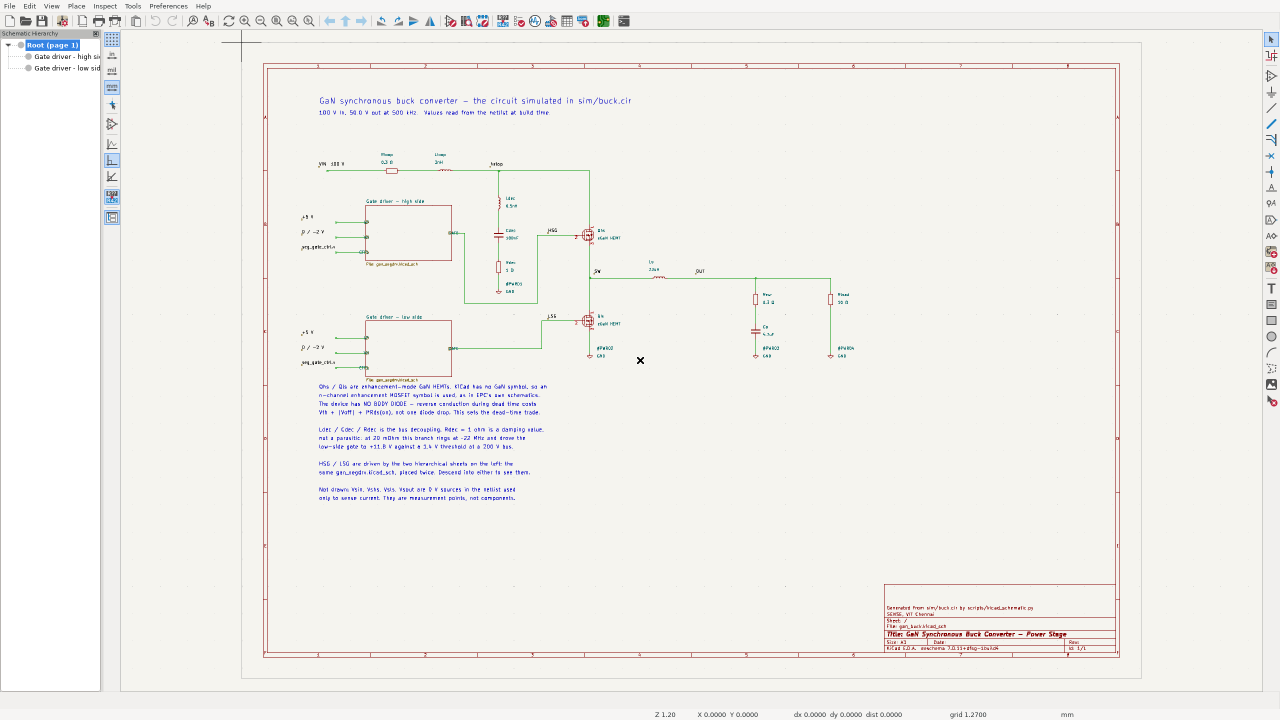
#> input picture results/kicad_buck.png, 2560 x 1440 px (shown at 1/2 size)
$ python novelty_circuit.py
#> lines starting #> are read from the running program, lines starting #| are printed output that depends on the picture
# -*- coding: utf-8 -*-
"""novelty_circuit.py -- what differs in the circuit, theirs and ours.

    python3 scripts/novelty_circuit.py       -> results/fig_novelty_circuit.png

THREE PANELS, TOP TO BOTTOM
  1  the converter    where the driver plugs in: HSG and LSG, the two gates
                      of the half-bridge
  2  their driver     what is behind those two gates in the base paper
  3  our driver       the same, plus the two things they do not have

WHY THE CONVERTER IS THE FIRST PANEL
  The first version showed the two driver sheets and nothing else. That
  answers "what is different about your driver" but not "what is this a
  driver FOR". The project is a buck converter with an improved gate driver;
  a figure about the difference that never shows the converter leaves a reviewer
  to take on trust that the sheets below are wired into anything.

WHAT IT IS MADE FROM
  The three eeschema screen captures scripts/record_kicad.py takes, of sheets
  generated from sim/buck.cir, models/zhangdrv.lib and models/segdrv.lib.
  Nothing is redrawn: the rings and labels are painted over real screenshots.

TWO THINGS IT DELIBERATELY DOES NOT DO
  It does not ring empty space. An earlier version ringed what it took to be
  the margin where a clamp would go; that space was not empty, because their
  columns run further right than the crop assumed, so it ringed seven of
  their slices and captioned them "no clamp branch". Their absence is stated
  in the header and shown by ringing THEIR OWN rail label instead.

  It does not compare sizes. The three sheets open at different zoom levels
  in eeschema, so this is a presence-and-absence comparison only.
"""
import os
import sys

from PIL import Image, ImageDraw, ImageFont

ROOT = os.path.dirname(os.path.dirname(os.path.abspath(__file__)))
RES = os.path.join(ROOT, "results")
OUT = os.path.join(RES, "fig_novelty_circuit.png")

W = 2000
BG = (252, 252, 251)
INK, MUT, RULE = (16, 16, 18), (92, 92, 88), (214, 214, 210)
GRN, RED, BLU = (20, 122, 88), (198, 58, 52), (32, 92, 176)
PAD = 34

# (capture, crop box in the 2560x1440 screen grab)
# wide and tall enough to hold both driver sub-sheets as well as the
# half-bridge -- the point of this panel is now that the driver is IN the
# converter drawing, not beside it
CONV = ("kicad_buck.png", (575, 385, 1900, 785))
THEIRS = ("kicad_zhangdrv.png", (490, 230, 2120, 1150))
OURS = ("kicad_segdrv.png", (490, 240, 1760, 900))

# Regions of interest, in full-capture coordinates.
# Measured off the rendered figure and converted back through the crop and
# scale, not guessed: the first pair sat about 80 capture-pixels high and
# ringed empty sheet just above each label.
# the two hierarchical sheet instances, as eeschema draws them
# Wide enough to enclose the sheet NAME above the box and the Sheetfile
# line below it; drawn tight to the body, the ring struck through both.
CONV_HS = (700, 386, 932, 545)           # "Gate driver - high side"
CONV_LS = (700, 610, 932, 775)           # "Gate driver - low side"
THEIR_RAIL = (505, 1068, 840, 1128)      # "VN (tied to ref - NO negative rail)"
OUR_CLAMP = (1495, 555, 1700, 800)       # the Sclk + Rclk column
OUR_RAIL = (505, 800, 900, 860)          # "VN (off rail: 0 V or -2 V)"


def font(px, bold=False):
    p = ("/usr/share/fonts/truetype/dejavu/DejaVuSans%s.ttf"
         % ("-Bold" if bold else ""))
    return ImageFont.truetype(p, px) if os.path.exists(p) else ImageFont.load_default()


F_H, F_S, F_T, F_N = font(38, True), font(24), font(26, True), font(22, True)


def main():
    for spec in (CONV, THEIRS, OURS):
        if not os.path.exists(os.path.join(RES, spec[0])):
            raise SystemExit("results/%s missing -- run "
                             "scripts/record_kicad.py first" % spec[0])

    iw = W - 2 * PAD
    cw = (iw - 30) // 2                      # a driver column

    def panel(spec, width):
#> called with spec = ('kicad_buck.png', (575, 385, 1900, 785)), width = 1932
        src = Image.open(os.path.join(RES, spec[0])).convert("RGB").crop(spec[1])
        sc = width / float(src.width)
#> sc = 1.46
        return src.resize((width, int(src.height * sc)), Image.LANCZOS), sc, spec[1]

    # Three panels stacked at full width made a 2000 x 3757 image, and place()
    # scales a figure to the slide's HEIGHT -- so on a 13.33 in slide that
    # lands about 2.5 in wide and nothing on it can be read. The converter is
    # a wide strip across the top and the two drivers sit side by side under
    # it, which gets the aspect to something a slide can use.
    c, sc_c, crop_c = panel(CONV, iw)
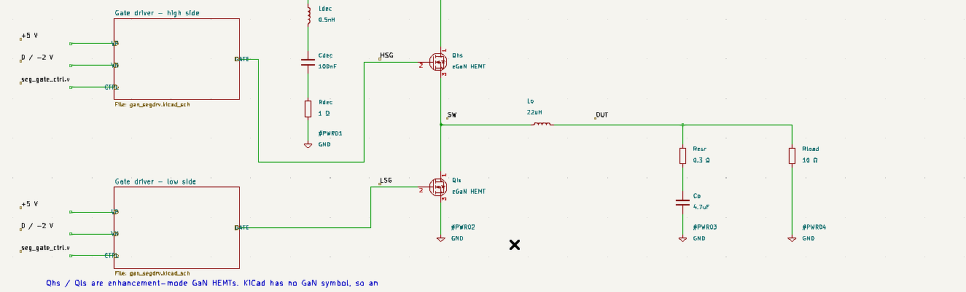
#> c: PIL image 1932x583 RGB (shown at 1/2 size); mean R, G, B 241.4, 240.9, 235.6
#> sc_c = 1.46; crop_c = (575, 385, 1900, 785)
    a_im, sc_a, crop_a = panel(THEIRS, cw)
#> call 2 of panel, with width = 951
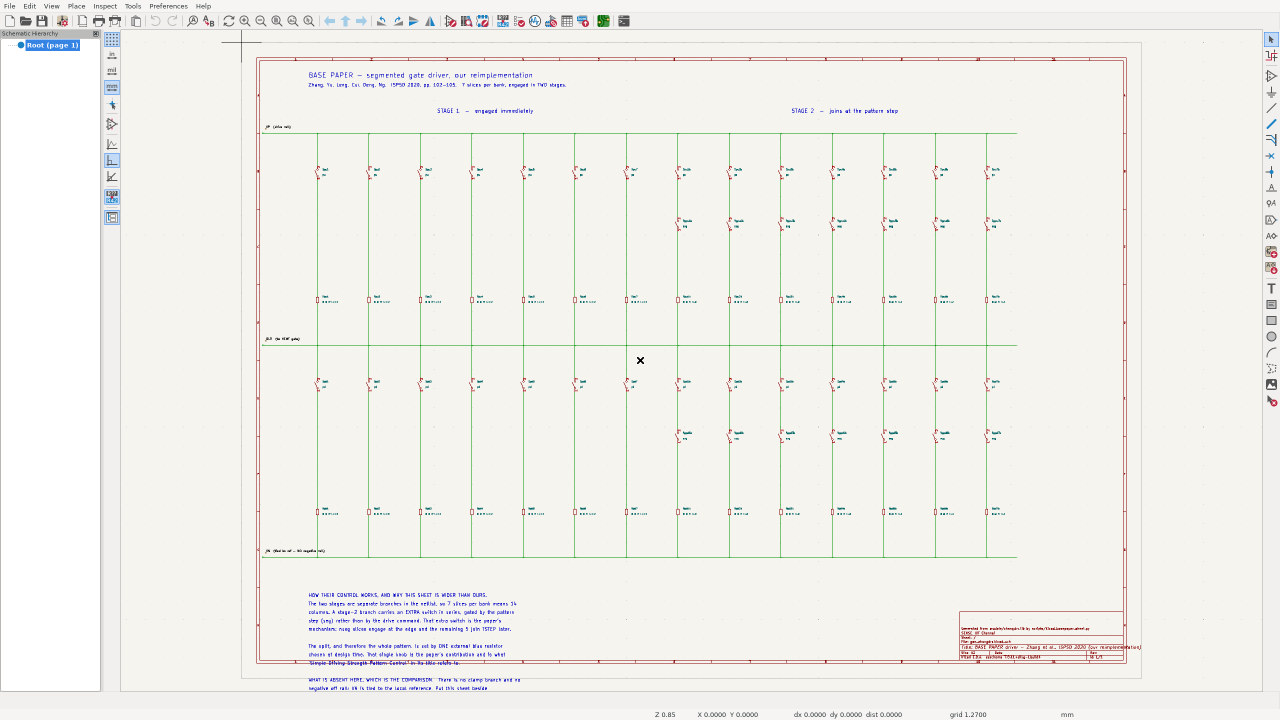
#> input picture results/kicad_zhangdrv.png, 2560 x 1440 px (shown at 1/2 size)
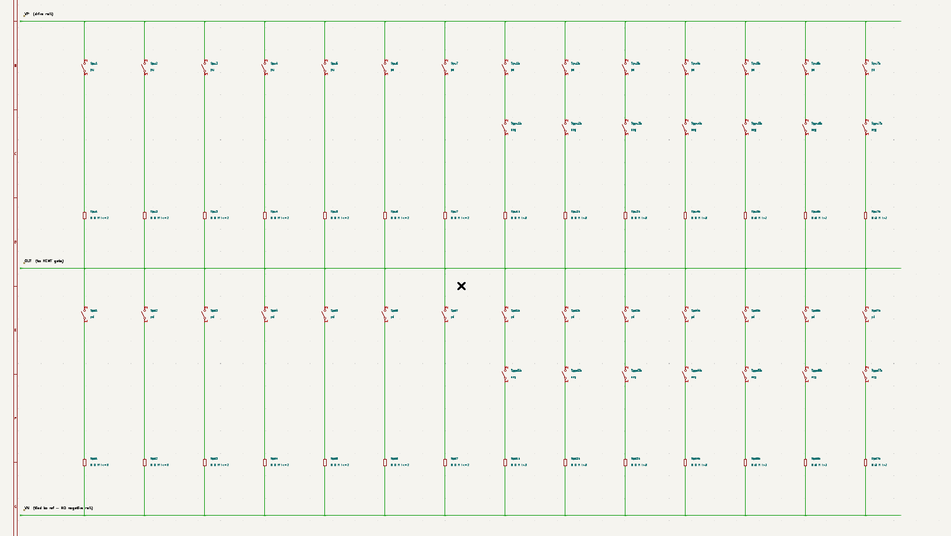
#> a_im: PIL image 951x536 RGB; mean R, G, B 241.1, 241.5, 235.1
#> sc_a = 0.583; crop_a = (490, 230, 2120, 1150)
    b_im, sc_b, crop_b = panel(OURS, cw)
#> call 3 of panel, with spec = ('kicad_segdrv.png', (490, 240, 1760, 900)), width = 951
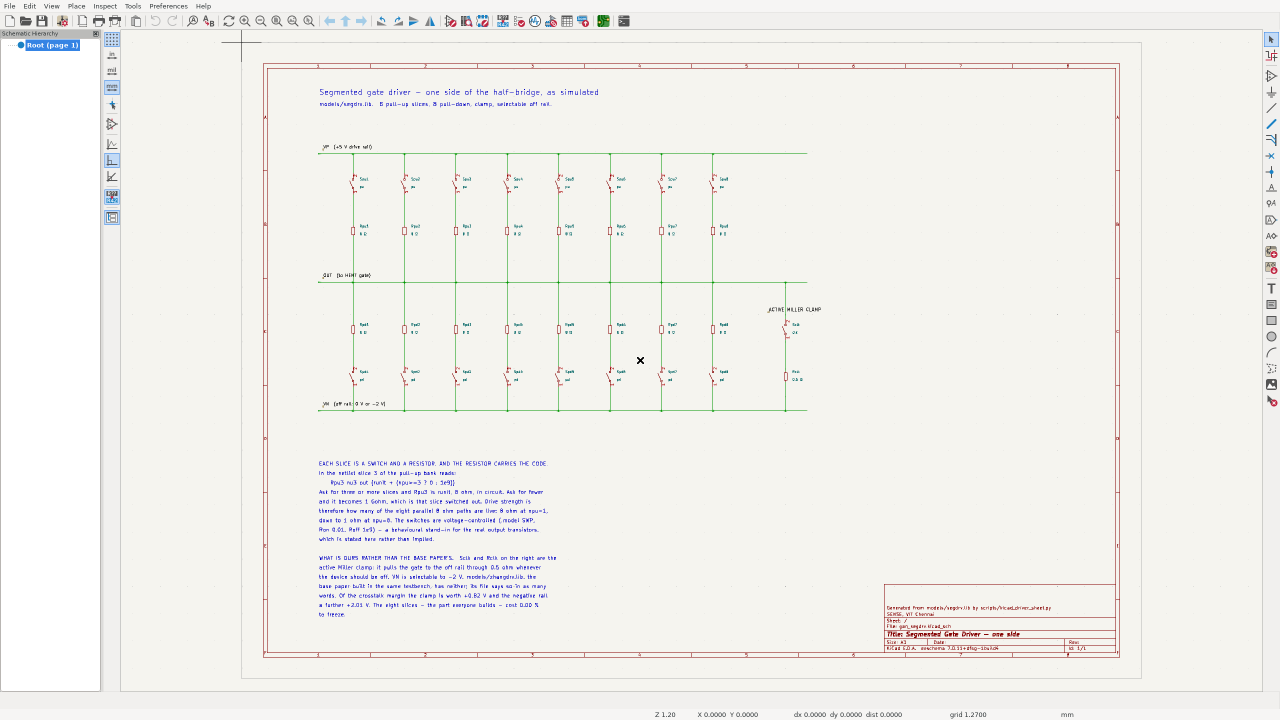
#> input picture results/kicad_segdrv.png, 2560 x 1440 px (shown at 1/2 size)
#> in panel (call 3), `src = Image.open(os.path.join(RES, spec[0])).convert("RGB").crop(spec[..`:
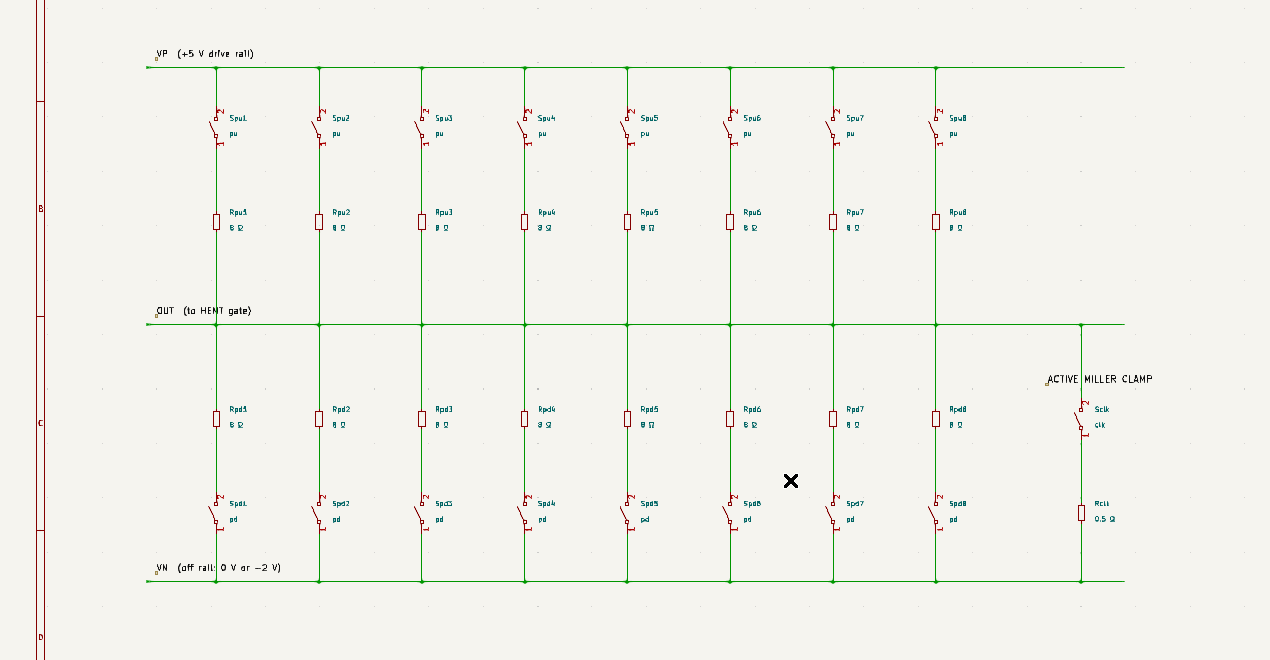
#> src: PIL image 1270x660 RGB; mean R, G, B 241.6, 241.5, 235.4
#> sc_b = 0.749; crop_b = (490, 240, 1760, 900)

    head_h, sub_h, gap = 86, 70, 30
    H = (head_h + c.height + gap + sub_h + max(a_im.height, b_im.height)
         + 96 + 3 * PAD)
#> H = 1503
    im = Image.new("RGB", (W, H), BG)
    d = ImageDraw.Draw(im)

    def ring(box, colour, label, below=True):
#> called with box = (216, 121, 554, 353), colour = (32, 92, 176), label = 'the gate driver, high side', below = False
        d.rounded_rectangle(box, radius=12, outline=colour, width=5)
        tw = d.textlength(label, font=F_N)
#> tw = 313
        x = min(max(box[0] + (box[2] - box[0] - tw) / 2.0, PAD), W - PAD - tw)
#> x = 228.5
        yy = box[3] + 10 if below else box[1] - 34
#> yy = 87
        d.rectangle([x - 9, yy - 4, x + tw + 9, yy + 27], fill=BG)
        d.text((x, yy), label, font=F_N, fill=colour)

    def region(r, sc, crop, left, top):
        return (left + int((r[0] - crop[0]) * sc), top + int((r[1] - crop[1]) * sc),
                left + int((r[2] - crop[0]) * sc), top + int((r[3] - crop[1]) * sc))

    y = PAD
    d.text((PAD, y), "THE CONVERTER", font=F_H, fill=INK)
    # measured, not a guessed offset -- at PAD + 330 the subtitle started
    # inside the word "CONVERTER"
    d.text((PAD + d.textlength("THE CONVERTER", font=F_H) + 26, y + 12),
           u"sim/buck.cir  \u00b7  100 V in, 48.5 V out at 500 kHz into 10 \u03a9 "
           u"\u00b7  the driver is IN it, placed twice", font=F_S, fill=MUT)
    y += head_h
    im.paste(c, (PAD, y))
    ring(region(CONV_HS, sc_c, crop_c, PAD, y), BLU,
         u"the gate driver, high side", below=False)
    ring(region(CONV_LS, sc_c, crop_c, PAD, y), BLU,
         u"and again, low side \u2014 the same sheet both times", below=False)
    y += c.height + gap
#> y = 733

    lx, rx = PAD, PAD + cw + 30
    d.text((lx, y), "THEIRS", font=F_H, fill=INK)
    d.text((lx + 172, y + 12), u"Zhang et al., ISPSD 2020", font=F_S, fill=MUT)
    d.text((lx, y + 44),
           u"seven slices a bank, two stages, the rail \u2014 and nothing else",
           font=F_S, fill=MUT)
    d.text((rx, y), "OURS", font=F_H, fill=INK)
    d.text((rx + 138, y + 12), u"models/segdrv.lib", font=F_S, fill=MUT)
    d.text((rx, y + 44),
           u"eight slices a bank, plus one column and a rail they do not have",
           font=F_S, fill=MUT)
    y += sub_h
#> y = 803
    im.paste(a_im, (lx, y))
    im.paste(b_im, (rx, y))
    ring(region(THEIR_RAIL, sc_a, crop_a, lx, y), RED,
         u"their rail: tied to ref, 0 V")
    ring(region(OUR_CLAMP, sc_b, crop_b, rx, y), GRN, u"1. the Miller clamp",
         below=False)
    ring(region(OUR_RAIL, sc_b, crop_b, rx, y), GRN,
         u"2. the rail, selectable to \u22122 V")
    y += max(a_im.height, b_im.height) + PAD
#> y = 1373

    d.rectangle([PAD, y, W - PAD, y + 2], fill=RULE)
    y += 18
#> y = 1391
    # "THE NOVELTY IS ..." overstated it. Slide 2 of the deck lists clamping
    # the off gate and holding it at -2 V among the existing solutions,
    # citing [1]-[4]; this figure cannot then call them the novelty. What is
    # true, and is what the figure shows, is that the base paper has neither.
    # Set in capitals, it was the one shouted line left in the deck, and it
    # is a figure label rather than a slide, so no text check could see it.
    lead = u"The two green rings are what this project adds."
    tail = u"Clamp +0.82 V, rail +2.01 V: \u22120.249 V becomes +2.576 V."
    d.text((PAD, y), lead, font=F_T, fill=INK)
    d.text((PAD + d.textlength(lead, font=F_T) + 20, y), tail, font=F_S, fill=GRN)

    # The footer is two strings laid side by side, so lengthening the first
    # pushes the second off the canvas -- silently, because nothing raises
    # when text is drawn past the edge. It has happened once: the numbers ran
    # to the last pixel column and the sentence was cut mid-word on the
    # slide. Measure the ink instead of trusting the arithmetic.
    import numpy as _np
    _a = _np.asarray(im.convert("L"))
    _ink = _np.where((_a < 200).sum(axis=0) > 0)[0]
    if _ink.size and im.width - (_ink.max() + 1) < PAD // 2:
        raise SystemExit(
            "%s: content reaches column %d of %d -- the footer is clipped; "
            "shorten it or drop a line" % (OUT, _ink.max(), im.width))

    im.save(OUT)
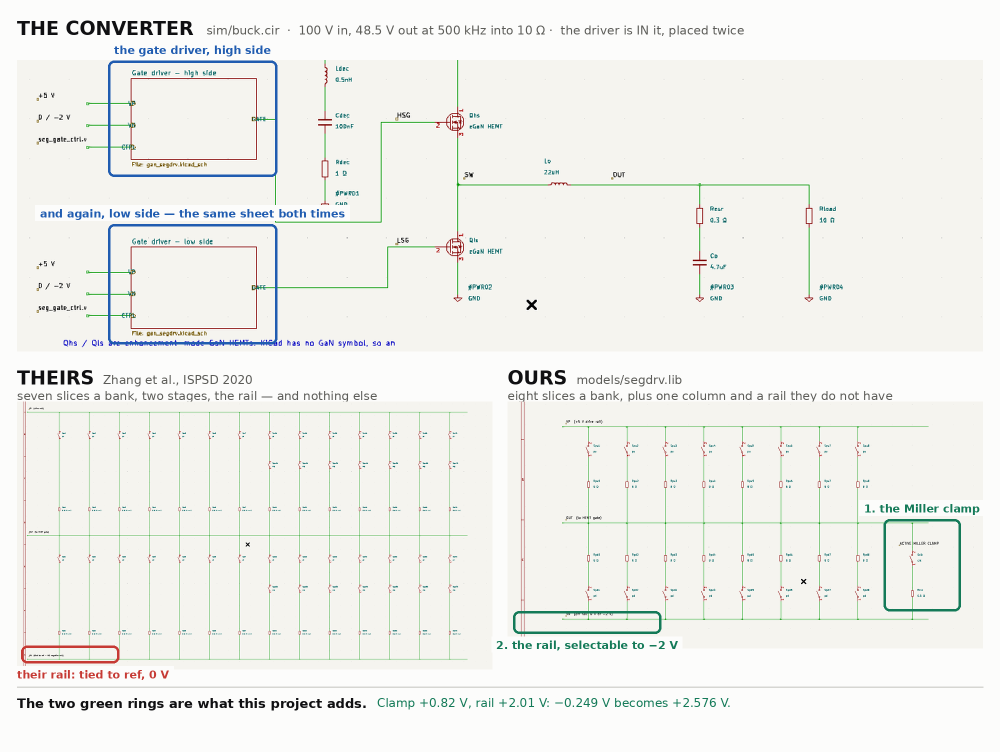
#> saved as fig_novelty_circuit.png: PIL image 2000x1503 RGB (shown at 1/2 size); mean R, G, B 240.6, 241.1, 237.1
    print("  written: %s  (%d x %d, right margin %d px)"
          % (OUT, im.width, im.height,
             im.width - (_ink.max() + 1) if _ink.size else im.width))
#|   written: results/fig_novelty_circuit.png  (2000 x 1503, right margin 37 px)
    return 0


if __name__ == "__main__":
    sys.exit(main())
#> (the program exits here)
